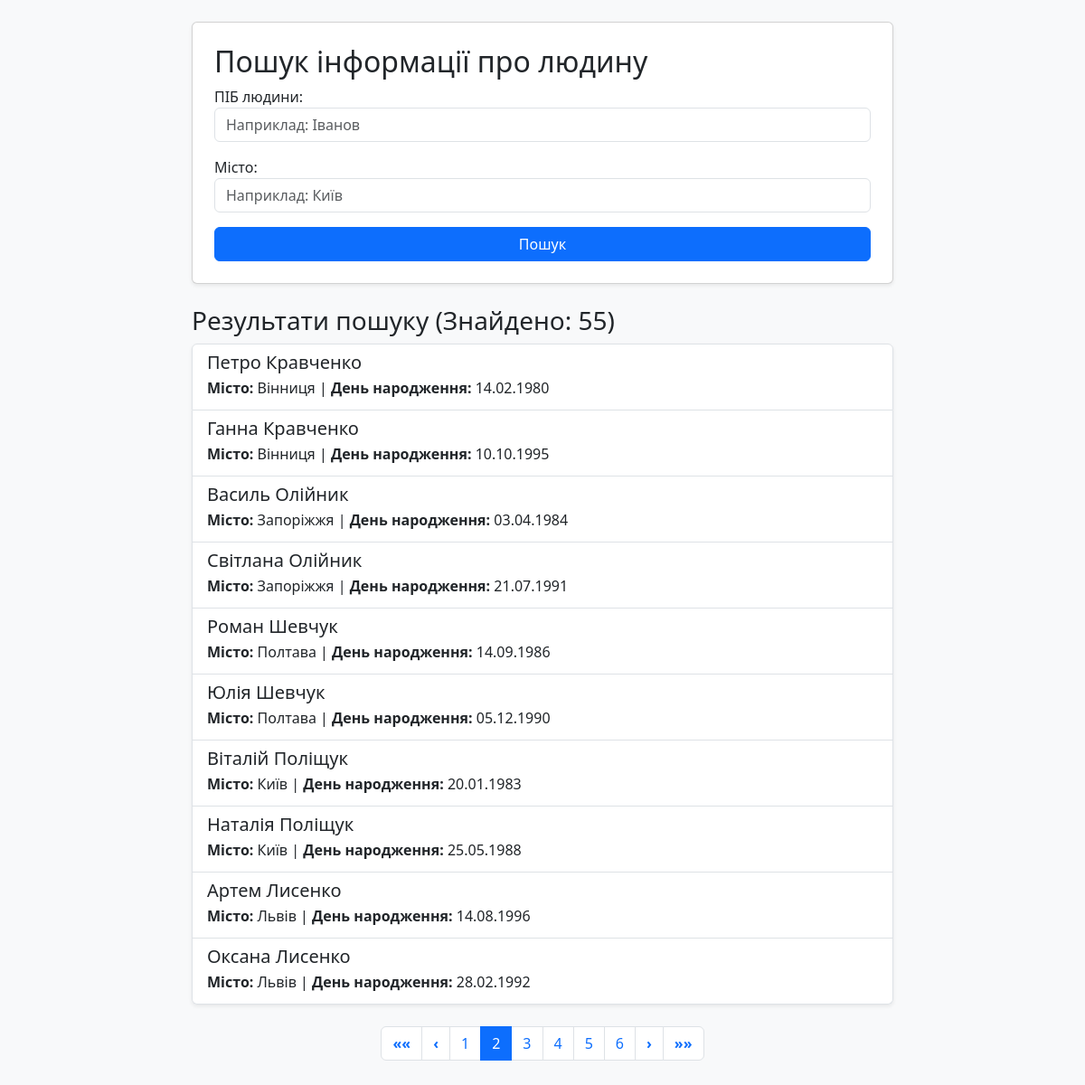
The app's page /people/search/?page=2 with its own data.
### people/models.py (models this page shows, shortened)
class Person(models.Model):
    full_name = models.CharField("ПІБ", max_length=50)
    city = models.CharField("Місто", max_length=50)
    email = models.EmailField("Email", null=True)
    birthday = models.DateField("День народження")

### people/views.py (the view)
# urls.py: path('search/', views.search_people, name='search_people'),
def search_people(request):
    form = PersonSearchForm(request.GET or None)
    results = Person.objects.all()
    if form.is_valid():
        full_name = form.cleaned_data.get('full_name')
        city = form.cleaned_data.get('city')
        if full_name:
            results = results.filter(
                full_name__icontains=full_name
            )
        if city:
            results = results.filter(
                city__icontains=city
            )
    paginator = Paginator(results, 10)
    page_number = request.GET.get('page', 1)
    page_obj = paginator.get_page(page_number)
    query_params = request.GET.copy()
    if 'page' in query_params:
        del query_params['page']
    return render(request, 'people/search.html', {
        'form': form,
        'page_obj': page_obj,
        'query_params': query_params.urlencode(),
    })

### people/forms.py
class PersonSearchForm(forms.Form):
    full_name = forms.CharField(
        required=False,
        label="ПІБ людини",
        widget=forms.TextInput(attrs={
            'class': 'form-control',
            'placeholder': 'Наприклад: Іванов'
        })
    )
    city = forms.CharField(
        required=False,
        label="Місто",
        widget=forms.TextInput(attrs={
            'class': 'form-control',
            'placeholder': 'Наприклад: Київ'
        })
    )

### people/templates/people/search.html (shortened to what this page needs)
<!DOCTYPE html>
<html lang="uk">
<head>
    <link rel="stylesheet" href="https://cdn.jsdelivr.net/npm/bootstrap@5.3.0/dist/css/bootstrap.min.css">
</head>
<body class="bg-light p-4">
    <div class="container" style="max-width: 800px;">
        <div class="card p-4 shadow-sm mb-4">
            <h2>Пошук інформації про людину</h2>
            <form method="get">
                {{ form.as_p }}
                <button class="btn btn-primary w-100"
                        type="submit">
                    Пошук
                </button>
            </form>
        </div>
        <h3>
            Результати пошуку
            (Знайдено: {{ page_obj.paginator.count }})
        </h3>
        {% if page_obj %}
            <div class="list-group mb-4 shadow-sm">
                {% for person in page_obj %}
                    <div class="list-group-item list-group-item-action">
                        <h5 class="mb-1">{{ person.full_name }}</h5>
                        <p class="mb-1">
                            <strong>Місто:</strong> {{ person.city }} |
                            <strong>День народження:</strong> {{ person.birthday|date:"d.m.Y"}}
                        </p>
                    </div>
                {% endfor %}
            </div>
            <nav>
                <ul class="pagination justify-content-center">
                    {% if page_obj.has_previous %}
                        <li class="page-item">
                            <a href="?page=1{% if query_params %}&{{ query_params }}{% endif %}"
                               class="page-link fw-bold" aria-label="Перша">
                                &laquo;&laquo;
                            </a>
                        </li>
                        <li class="page-item">
                            <a href="?page={{ page_obj.previous_page_number }}{% if query_params %}&{{ query_params }}{% endif %}"
                               class="page-link fw-bold" aria-label="Назад">
                                &lsaquo;
                            </a>
                        </li>
                    {% endif %}
                    {% for num in page_obj.paginator.page_range %}
                        <li class="page-item {% if page_obj.number == num %} active {% endif %}">
                            <a href="?page={{ num }}{% if query_params %}&{{ query_params }}{% endif %}"
                               class="page-link">
                                {{ num }}
                            </a>
                        </li>
                    {% endfor %}
                    {% if page_obj.has_next %}
                        <li class="page-item">
                            <a href="?page={{ page_obj.next_page_number }}{% if query_params %}&{{ query_params }}{% endif %}"
                               class="page-link fw-bold" aria-label="Вперед">
                                &rsaquo;
                            </a>
                        </li>
                        <li class="page-item">
                            <a href="?page={{ page_obj.paginator.num_pages }}{% if query_params %}&{{ query_params }}{% endif %}"
                               class="page-link fw-bold" aria-label="Остання">
                                &raquo;&raquo;
                            </a>
                        </li>
                    {% endif %}
                </ul>
            </nav>
        {% else %}
            <div class="alert alert-warning">
                Нікого не знайдено за вказаними критеріями
            </div>
        {% endif %}
    </div>
</body>
</html>

### records on screen
Person: full_name "Петро Кравченко", city "Вінниця", birthday "14.02.1980"
Person: full_name "Ганна Кравченко", city "Вінниця", birthday "10.10.1995"
Person: full_name "Василь Олійник", city "Запоріжжя", birthday "03.04.1984"
Person: full_name "Світлана Олійник", city "Запоріжжя", birthday "21.07.1991"
Person: full_name "Роман Шевчук", city "Полтава", birthday "14.09.1986"
Person: full_name "Юлія Шевчук", city "Полтава", birthday "05.12.1990"
Person: full_name "Віталій Поліщук", city "Київ", birthday "20.01.1983"
Person: full_name "Наталія Поліщук", city "Київ", birthday "25.05.1988"
Person: full_name "Артем Лисенко", city "Львів", birthday "14.08.1996"
Person: full_name "Оксана Лисенко", city "Львів", birthday "28.02.1992"

### other values on screen
{{ page_obj.paginator.count }} "55"
{{ num }} "1" "2" "3" "4" "5" "6"
